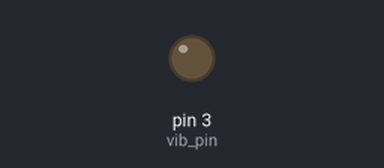
Recording of a sketch running on a simulated Arduino Uno, built with avr-gcc and run on an emulated ATmega328P. Parts: output pins drawn as LEDs (lit = HIGH).

Above: at 0.5 s.
At 3.5 s:
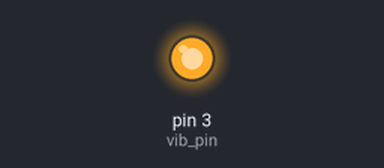
Timing chart, 0 to 6.5 s (numbered marks = the images above):
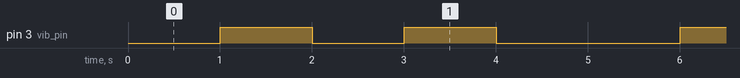

The sketch:

Vibrate_Two_One.ino
```cpp
int vib_pin = 3;

void setup()
{
  pinMode(vib_pin, OUTPUT);

}

void nVibrate(int numOfVib, int nInterval, int Intensity)
{
   for(int i = 0; i < numOfVib; ++i)
   {
    //write to the pin to start vibration with specified intensity
    analogWrite(vib_pin, Intensity);
    delay(nInterval);
    //stop vibration but giving it 0 intensity
    analogWrite(vib_pin, 0);
    delay(nInterval);
   }
}
void loop()
{
  delay(1000);
  //vibrate twice every second at an intensity of
  //255
  nVibrate(2, 1000, 255);
}
```

Measured:
- by itself, pin 3 (vib_pin): repeats every 5.0 s: LOW 1.0 s, HIGH 1.0 s, LOW 2.0 s, HIGH 1.0 s
- by itself, everything shown: repeats every 5.0 s, in 4 steps
